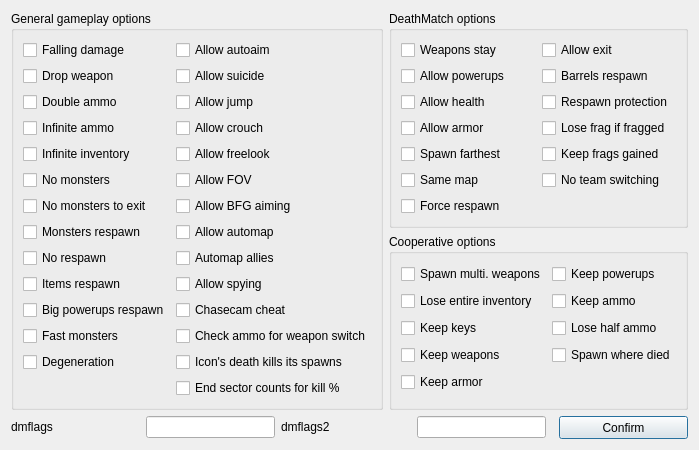
<?xml version="1.0" encoding="UTF-8"?>
<ui version="4.0">
 <class>DMFlagsDialog</class>
 <widget class="QDialog" name="DMFlagsDialog">
  <property name="windowModality">
   <enum>Qt::WindowModal</enum>
  </property>
  <property name="geometry">
   <rect>
    <x>0</x>
    <y>0</y>
    <width>695</width>
    <height>400</height>
   </rect>
  </property>
  <property name="sizePolicy">
   <sizepolicy hsizetype="Fixed" vsizetype="Fixed">
    <horstretch>0</horstretch>
    <verstretch>0</verstretch>
   </sizepolicy>
  </property>
  <property name="maximumSize">
   <size>
    <width>16777215</width>
    <height>16777215</height>
   </size>
  </property>
  <property name="windowTitle">
   <string>Dialog</string>
  </property>
  <layout class="QVBoxLayout" name="verticalLayout">
   <item>
    <layout class="QGridLayout" name="gridLayout">
     <item row="0" column="0" rowspan="2">
      <widget class="QGroupBox" name="groupBox">
       <property name="title">
        <string>General gameplay options</string>
       </property>
       <layout class="QGridLayout" name="gridLayout_2">
        <item row="7" column="1">
         <widget class="QCheckBox" name="allowAutomap">
          <property name="toolTip">
           <string>&lt;html&gt;&lt;head/&gt;&lt;body&gt;&lt;p&gt;If unchecked, automap is disabled for all players.&lt;/p&gt;&lt;/body&gt;&lt;/html&gt;</string>
          </property>
          <property name="text">
           <string>Allow automap</string>
          </property>
         </widget>
        </item>
        <item row="4" column="1">
         <widget class="QCheckBox" name="allowFreelook">
          <property name="toolTip">
           <string>&lt;html&gt;&lt;head/&gt;&lt;body&gt;&lt;p&gt;Allows or disallows looking up and down. When 'partially checked', it uses the MAPINFO settings, while 'checked' and 'unchecked' override them.&lt;/p&gt;&lt;/body&gt;&lt;/html&gt;</string>
          </property>
          <property name="text">
           <string>Allow freelook</string>
          </property>
          <property name="tristate">
           <bool>true</bool>
          </property>
         </widget>
        </item>
        <item row="1" column="1">
         <widget class="QCheckBox" name="allowSuicide">
          <property name="toolTip">
           <string>&lt;html&gt;&lt;head/&gt;&lt;body&gt;&lt;p&gt;If disabled, forbids to use the 'kill' command to commit suicide.&lt;/p&gt;&lt;/body&gt;&lt;/html&gt;</string>
          </property>
          <property name="text">
           <string>Allow suicide</string>
          </property>
         </widget>
        </item>
        <item row="12" column="1">
         <widget class="QCheckBox" name="iconsDeathKillsItsSpawns">
          <property name="toolTip">
           <string>&lt;html&gt;&lt;head/&gt;&lt;body&gt;&lt;p&gt;This option makes it so the death of the BossBrain kill all monsters created by the BossEye before ending the level, allowing a 100% kill tally on the intermission screen.&lt;/p&gt;&lt;/body&gt;&lt;/html&gt;</string>
          </property>
          <property name="text">
           <string>Icon's death kills its spawns</string>
          </property>
         </widget>
        </item>
        <item row="5" column="1">
         <widget class="QCheckBox" name="allowFOV">
          <property name="toolTip">
           <string>&lt;html&gt;&lt;head/&gt;&lt;body&gt;&lt;p&gt;When unchecked, only the arbitrator will be able to set the horizontal field-of-view with the fov command, and the arbitrator's FOV will be used for all players.&lt;/p&gt;&lt;/body&gt;&lt;/html&gt;</string>
          </property>
          <property name="text">
           <string>Allow FOV</string>
          </property>
         </widget>
        </item>
        <item row="2" column="1">
         <widget class="QCheckBox" name="allowJump">
          <property name="toolTip">
           <string>&lt;html&gt;&lt;head/&gt;&lt;body&gt;&lt;p&gt;Allows or disallows jumping. When 'partially checked', it uses the MAPINFO settings, while 'checked' and 'unchecked' override them.&lt;/p&gt;&lt;/body&gt;&lt;/html&gt;</string>
          </property>
          <property name="text">
           <string>Allow jump</string>
          </property>
         </widget>
        </item>
        <item row="6" column="1">
         <widget class="QCheckBox" name="allowBFGAiming">
          <property name="toolTip">
           <string>&lt;html&gt;&lt;head/&gt;&lt;body&gt;&lt;p&gt;When unchecked, prevents manual aiming of the BFG9000. It will still aim up or down if you shoot it at something, but you will not be able to, for instance, shoot it at the ground. (A common trick consists in aiming at the ground so the ball explodes sooner and opponents have less time to move away from the hitscan tracers.)&lt;/p&gt;&lt;/body&gt;&lt;/html&gt;</string>
          </property>
          <property name="text">
           <string>Allow BFG aiming</string>
          </property>
         </widget>
        </item>
        <item row="13" column="1">
         <widget class="QCheckBox" name="endSectorCountsForKill">
          <property name="toolTip">
           <string>&lt;html&gt;&lt;head/&gt;&lt;body&gt;&lt;p&gt;This option makes monsters placed in sectors with the dDamage_End type (as used in Doom E1M8) not count towards the total.&lt;/p&gt;&lt;/body&gt;&lt;/html&gt;</string>
          </property>
          <property name="text">
           <string>End sector counts for kill %</string>
          </property>
         </widget>
        </item>
        <item row="3" column="1">
         <widget class="QCheckBox" name="allowCrouch">
          <property name="toolTip">
           <string>&lt;html&gt;&lt;head/&gt;&lt;body&gt;&lt;p&gt;Allows or disallows crouching. When 'partially checked', it uses the MAPINFO settings, while 'checked' and 'unchecked' override them.&lt;/p&gt;&lt;/body&gt;&lt;/html&gt;</string>
          </property>
          <property name="text">
           <string>Allow crouch</string>
          </property>
         </widget>
        </item>
        <item row="8" column="1">
         <widget class="QCheckBox" name="automapAllies">
          <property name="toolTip">
           <string>&lt;html&gt;&lt;head/&gt;&lt;body&gt;&lt;p&gt;Selects whether allies are shown on the automap.&lt;/p&gt;&lt;/body&gt;&lt;/html&gt;</string>
          </property>
          <property name="text">
           <string>Automap allies</string>
          </property>
         </widget>
        </item>
        <item row="11" column="1">
         <widget class="QCheckBox" name="checkAmmoForWeaponSwitch">
          <property name="toolTip">
           <string>&lt;html&gt;&lt;head/&gt;&lt;body&gt;&lt;p&gt;Chooses whether having ammunition in your inventory is needed to be able to switch to a weapon.&lt;/p&gt;&lt;/body&gt;&lt;/html&gt;</string>
          </property>
          <property name="text">
           <string>Check ammo for weapon switch</string>
          </property>
         </widget>
        </item>
        <item row="9" column="1">
         <widget class="QCheckBox" name="allowSpying">
          <property name="toolTip">
           <string>&lt;html&gt;&lt;head/&gt;&lt;body&gt;&lt;p&gt;Allows or disallows spying on other players.&lt;/p&gt;&lt;/body&gt;&lt;/html&gt;</string>
          </property>
          <property name="text">
           <string>Allow spying</string>
          </property>
         </widget>
        </item>
        <item row="10" column="1">
         <widget class="QCheckBox" name="chasecamCheat">
          <property name="toolTip">
           <string>&lt;html&gt;&lt;head/&gt;&lt;body&gt;&lt;p&gt;Permits to use the chasecam (third-person camera) even if sv_cheats is off.&lt;/p&gt;&lt;/body&gt;&lt;/html&gt;</string>
          </property>
          <property name="text">
           <string>Chasecam cheat</string>
          </property>
         </widget>
        </item>
        <item row="0" column="1">
         <widget class="QCheckBox" name="allowAutoAim">
          <property name="toolTip">
           <string>&lt;html&gt;&lt;head/&gt;&lt;body&gt;&lt;p&gt;If unchecked, autoaim is disabled for all players.&lt;/p&gt;&lt;/body&gt;&lt;/html&gt;</string>
          </property>
          <property name="text">
           <string>Allow autoaim</string>
          </property>
         </widget>
        </item>
        <item row="0" column="0">
         <widget class="QCheckBox" name="fallingDamage">
          <property name="toolTip">
           <string>&lt;html&gt;&lt;head/&gt;&lt;body&gt;&lt;p&gt;Damages the player when they fall too far; uses old ZDoom damage calculation&lt;/p&gt;&lt;/body&gt;&lt;/html&gt;</string>
          </property>
          <property name="text">
           <string>Falling damage</string>
          </property>
         </widget>
        </item>
        <item row="1" column="0">
         <widget class="QCheckBox" name="dropWeapon">
          <property name="toolTip">
           <string>&lt;html&gt;&lt;head/&gt;&lt;body&gt;&lt;p&gt;Players will drop their weapons when they die.&lt;/p&gt;&lt;/body&gt;&lt;/html&gt;</string>
          </property>
          <property name="text">
           <string>Drop weapon</string>
          </property>
         </widget>
        </item>
        <item row="2" column="0">
         <widget class="QCheckBox" name="doubleAmmo">
          <property name="toolTip">
           <string>&lt;html&gt;&lt;head/&gt;&lt;body&gt;&lt;p&gt;Ammo pickups provide twice as much ammo as normal. (The actual multiplier can be modified by the DoubleAmmoFactor property of custom skills.)&lt;/p&gt;&lt;/body&gt;&lt;/html&gt;</string>
          </property>
          <property name="text">
           <string>Double ammo</string>
          </property>
         </widget>
        </item>
        <item row="3" column="0">
         <widget class="QCheckBox" name="infAmmo">
          <property name="toolTip">
           <string>&lt;html&gt;&lt;head/&gt;&lt;body&gt;&lt;p&gt;Firing a weapon will not use any ammo.&lt;/p&gt;&lt;/body&gt;&lt;/html&gt;</string>
          </property>
          <property name="text">
           <string>Infinite ammo</string>
          </property>
         </widget>
        </item>
        <item row="4" column="0">
         <widget class="QCheckBox" name="infInventory">
          <property name="toolTip">
           <string>&lt;html&gt;&lt;head/&gt;&lt;body&gt;&lt;p&gt;Using an inventory item will not expend it.&lt;/p&gt;&lt;/body&gt;&lt;/html&gt;</string>
          </property>
          <property name="text">
           <string>Infinite inventory</string>
          </property>
         </widget>
        </item>
        <item row="5" column="0">
         <widget class="QCheckBox" name="noMonsters">
          <property name="toolTip">
           <string>&lt;html&gt;&lt;head/&gt;&lt;body&gt;&lt;p&gt;Enables or disables monsters in the level.&lt;/p&gt;&lt;/body&gt;&lt;/html&gt;</string>
          </property>
          <property name="text">
           <string>No monsters</string>
          </property>
         </widget>
        </item>
        <item row="6" column="0">
         <widget class="QCheckBox" name="noMonstersToExit">
          <property name="toolTip">
           <string>&lt;html&gt;&lt;head/&gt;&lt;body&gt;&lt;p&gt;Exiting the level is not possible as long as there remain monsters.&lt;/p&gt;&lt;/body&gt;&lt;/html&gt;</string>
          </property>
          <property name="text">
           <string>No monsters to exit</string>
          </property>
         </widget>
        </item>
        <item row="7" column="0">
         <widget class="QCheckBox" name="monstersRespawn">
          <property name="toolTip">
           <string>&lt;html&gt;&lt;head/&gt;&lt;body&gt;&lt;p&gt;Monsters will respawn after they have been killed, regardless of skill settings.&lt;/p&gt;&lt;/body&gt;&lt;/html&gt;</string>
          </property>
          <property name="text">
           <string>Monsters respawn</string>
          </property>
         </widget>
        </item>
        <item row="8" column="0">
         <widget class="QCheckBox" name="noRespawn">
          <property name="toolTip">
           <string>&lt;html&gt;&lt;head/&gt;&lt;body&gt;&lt;p&gt;Dead players are not allowed to respawn.&lt;/p&gt;&lt;/body&gt;&lt;/html&gt;</string>
          </property>
          <property name="text">
           <string>No respawn</string>
          </property>
         </widget>
        </item>
        <item row="9" column="0">
         <widget class="QCheckBox" name="itemsRespawn">
          <property name="toolTip">
           <string>&lt;html&gt;&lt;head/&gt;&lt;body&gt;&lt;p&gt;Items will respawn after they have been picked up.&lt;/p&gt;&lt;/body&gt;&lt;/html&gt;</string>
          </property>
          <property name="text">
           <string>Items respawn</string>
          </property>
         </widget>
        </item>
        <item row="10" column="0">
         <widget class="QCheckBox" name="bigPowerupsRespawn">
          <property name="toolTip">
           <string>&lt;html&gt;&lt;head/&gt;&lt;body&gt;&lt;p&gt;Items with the INVENTORY.BIGPOWERUP flag such as Doom's invulnerability sphere and blur sphere will be able to respawn like regular items.&lt;/p&gt;&lt;/body&gt;&lt;/html&gt;</string>
          </property>
          <property name="text">
           <string>Big powerups respawn</string>
          </property>
         </widget>
        </item>
        <item row="11" column="0">
         <widget class="QCheckBox" name="fastMonsters">
          <property name="toolTip">
           <string>&lt;html&gt;&lt;head/&gt;&lt;body&gt;&lt;p&gt;Monsters are more aggressive, and both they and projectiles use their FastSpeed property instead of their speed; as if a skill with the FastMonsters property was used.&lt;/p&gt;&lt;/body&gt;&lt;/html&gt;</string>
          </property>
          <property name="text">
           <string>Fast monsters</string>
          </property>
         </widget>
        </item>
        <item row="12" column="0">
         <widget class="QCheckBox" name="degeneration">
          <property name="toolTip">
           <string>&lt;html&gt;&lt;head/&gt;&lt;body&gt;&lt;p&gt;A player's health above the normal maximum will decrease every second until it falls back to said normal maximum. Health degeneration is normally one point per second, but if the player's health is less than five points above the maximum, it will snap back instantly.&lt;/p&gt;&lt;/body&gt;&lt;/html&gt;</string>
          </property>
          <property name="text">
           <string>Degeneration</string>
          </property>
         </widget>
        </item>
       </layout>
      </widget>
     </item>
     <item row="1" column="1">
      <widget class="QGroupBox" name="groupBox_3">
       <property name="title">
        <string>Cooperative options</string>
       </property>
       <layout class="QGridLayout" name="gridLayout_4">
        <item row="0" column="0">
         <widget class="QCheckBox" name="spawnMultiWeapons">
          <property name="toolTip">
           <string>&lt;html&gt;&lt;head/&gt;&lt;body&gt;&lt;p&gt;Weapons that are flagged to appear only in multiplayer are not spawned when playing in cooperative mode.&lt;/p&gt;&lt;/body&gt;&lt;/html&gt;</string>
          </property>
          <property name="text">
           <string>Spawn multi. weapons</string>
          </property>
         </widget>
        </item>
        <item row="0" column="1">
         <widget class="QCheckBox" name="keepPowerups">
          <property name="toolTip">
           <string>&lt;html&gt;&lt;head/&gt;&lt;body&gt;&lt;p&gt;A respawning player's powerups are reset to normal starting conditions in cooperative mode.&lt;/p&gt;&lt;/body&gt;&lt;/html&gt;</string>
          </property>
          <property name="text">
           <string>Keep powerups</string>
          </property>
         </widget>
        </item>
        <item row="1" column="0">
         <widget class="QCheckBox" name="loseEntireInventory">
          <property name="toolTip">
           <string>&lt;html&gt;&lt;head/&gt;&lt;body&gt;&lt;p&gt;Player's inventory (including ammo, armor, keys, powerups, and weapons) is reset to normal starting conditions when respawning after death.&lt;/p&gt;&lt;/body&gt;&lt;/html&gt;</string>
          </property>
          <property name="text">
           <string>Lose entire inventory</string>
          </property>
         </widget>
        </item>
        <item row="1" column="1">
         <widget class="QCheckBox" name="keepAmmo">
          <property name="toolTip">
           <string>&lt;html&gt;&lt;head/&gt;&lt;body&gt;&lt;p&gt;A respawning player's ammo counts are reset to normal starting conditions in cooperative mode.&lt;/p&gt;&lt;/body&gt;&lt;/html&gt;</string>
          </property>
          <property name="text">
           <string>Keep ammo</string>
          </property>
         </widget>
        </item>
        <item row="2" column="0">
         <widget class="QCheckBox" name="keepKeys">
          <property name="toolTip">
           <string>&lt;html&gt;&lt;head/&gt;&lt;body&gt;&lt;p&gt;A respawning player's keys are reset to normal starting conditions in cooperative mode.&lt;/p&gt;&lt;/body&gt;&lt;/html&gt;</string>
          </property>
          <property name="text">
           <string>Keep keys</string>
          </property>
         </widget>
        </item>
        <item row="2" column="1">
         <widget class="QCheckBox" name="loseHalfAmmo">
          <property name="toolTip">
           <string>&lt;html&gt;&lt;head/&gt;&lt;body&gt;&lt;p&gt;Players respawn with half the ammo they had when they died (but not less than the normal starting amount).&lt;/p&gt;&lt;/body&gt;&lt;/html&gt;</string>
          </property>
          <property name="text">
           <string>Lose half ammo</string>
          </property>
         </widget>
        </item>
        <item row="3" column="0">
         <widget class="QCheckBox" name="keepWeapons">
          <property name="toolTip">
           <string>&lt;html&gt;&lt;head/&gt;&lt;body&gt;&lt;p&gt;A respawning player's weapons are reset to normal starting conditions in cooperative mode.&lt;/p&gt;&lt;/body&gt;&lt;/html&gt;</string>
          </property>
          <property name="text">
           <string>Keep weapons</string>
          </property>
         </widget>
        </item>
        <item row="3" column="1">
         <widget class="QCheckBox" name="spawnWhereDied">
          <property name="toolTip">
           <string>&lt;html&gt;&lt;head/&gt;&lt;body&gt;&lt;p&gt;A player respawns at the place of death (unless it was in an instant-death sector) instead of at the player start.&lt;/p&gt;&lt;/body&gt;&lt;/html&gt;</string>
          </property>
          <property name="text">
           <string>Spawn where died</string>
          </property>
         </widget>
        </item>
        <item row="4" column="0">
         <widget class="QCheckBox" name="keepArmor">
          <property name="toolTip">
           <string>&lt;html&gt;&lt;head/&gt;&lt;body&gt;&lt;p&gt;A respawning player's armor is reset to normal starting conditions in cooperative mode.&lt;/p&gt;&lt;/body&gt;&lt;/html&gt;</string>
          </property>
          <property name="text">
           <string>Keep armor</string>
          </property>
         </widget>
        </item>
       </layout>
      </widget>
     </item>
     <item row="0" column="1">
      <widget class="QGroupBox" name="groupBox_2">
       <property name="title">
        <string>DeathMatch options</string>
       </property>
       <layout class="QGridLayout" name="gridLayout_3">
        <item row="0" column="0">
         <widget class="QCheckBox" name="weaponsStay">
          <property name="toolTip">
           <string>&lt;html&gt;&lt;head/&gt;&lt;body&gt;&lt;p&gt;Weapons will not disappear when a player picks them up. This does not apply to weapons dropped by monsters or other players.&lt;/p&gt;&lt;/body&gt;&lt;/html&gt;</string>
          </property>
          <property name="text">
           <string>Weapons stay</string>
          </property>
         </widget>
        </item>
        <item row="0" column="1">
         <widget class="QCheckBox" name="allowExit">
          <property name="toolTip">
           <string>&lt;html&gt;&lt;head/&gt;&lt;body&gt;&lt;p&gt;If exit is disallowed, activating an exit line (switch or teleporter) kills the player instead; the level can only be left once the time limit or frag limit hits.&lt;/p&gt;&lt;/body&gt;&lt;/html&gt;</string>
          </property>
          <property name="text">
           <string>Allow exit</string>
          </property>
         </widget>
        </item>
        <item row="1" column="0">
         <widget class="QCheckBox" name="allowPowerups">
          <property name="toolTip">
           <string>&lt;html&gt;&lt;head/&gt;&lt;body&gt;&lt;p&gt;When unchecked, no powerups or artifacts will be spawned on the next map loaded.&lt;/p&gt;&lt;/body&gt;&lt;/html&gt;</string>
          </property>
          <property name="text">
           <string>Allow powerups</string>
          </property>
         </widget>
        </item>
        <item row="1" column="1">
         <widget class="QCheckBox" name="barrelsRespawn">
          <property name="toolTip">
           <string>&lt;html&gt;&lt;head/&gt;&lt;body&gt;&lt;p&gt;Allows barrels, or any other actor calling A_BarrelDestroy to respawn after destruction.&lt;/p&gt;&lt;/body&gt;&lt;/html&gt;</string>
          </property>
          <property name="text">
           <string>Barrels respawn</string>
          </property>
         </widget>
        </item>
        <item row="2" column="0">
         <widget class="QCheckBox" name="allowHealth">
          <property name="toolTip">
           <string>&lt;html&gt;&lt;head/&gt;&lt;body&gt;&lt;p&gt;When unchecked, no health items will be spawned on the next map loaded. (This also includes the berserk and the megasphere.)&lt;/p&gt;&lt;/body&gt;&lt;/html&gt;</string>
          </property>
          <property name="text">
           <string>Allow health</string>
          </property>
         </widget>
        </item>
        <item row="2" column="1">
         <widget class="QCheckBox" name="respawnProtection">
          <property name="toolTip">
           <string>&lt;html&gt;&lt;head/&gt;&lt;body&gt;&lt;p&gt;This gives a few seconds of invulnerability to respawning players in order to prevent &amp;quot;spawn camping&amp;quot;.&lt;/p&gt;&lt;/body&gt;&lt;/html&gt;</string>
          </property>
          <property name="text">
           <string>Respawn protection</string>
          </property>
         </widget>
        </item>
        <item row="3" column="0">
         <widget class="QCheckBox" name="allowArmor">
          <property name="toolTip">
           <string>&lt;html&gt;&lt;head/&gt;&lt;body&gt;&lt;p&gt;When unchecked, no armor will be spawned on the next map loaded. (This also includes the megasphere.)&lt;/p&gt;&lt;/body&gt;&lt;/html&gt;</string>
          </property>
          <property name="text">
           <string>Allow armor</string>
          </property>
         </widget>
        </item>
        <item row="3" column="1">
         <widget class="QCheckBox" name="loseFragIfFragged">
          <property name="toolTip">
           <string>&lt;html&gt;&lt;head/&gt;&lt;body&gt;&lt;p&gt;Player's frag count is decreased each time this player is killed.&lt;/p&gt;&lt;/body&gt;&lt;/html&gt;</string>
          </property>
          <property name="text">
           <string>Lose frag if fragged</string>
          </property>
         </widget>
        </item>
        <item row="4" column="0">
         <widget class="QCheckBox" name="spawnFarthest">
          <property name="toolTip">
           <string>&lt;html&gt;&lt;head/&gt;&lt;body&gt;&lt;p&gt;Game will attempt to respawn players at the spawn point the farthest away from other players.&lt;/p&gt;&lt;/body&gt;&lt;/html&gt;</string>
          </property>
          <property name="text">
           <string>Spawn farthest</string>
          </property>
         </widget>
        </item>
        <item row="4" column="1">
         <widget class="QCheckBox" name="keepFragsGained">
          <property name="toolTip">
           <string>&lt;html&gt;&lt;head/&gt;&lt;body&gt;&lt;p&gt;Players keep their frag count from one map to the next.&lt;/p&gt;&lt;/body&gt;&lt;/html&gt;</string>
          </property>
          <property name="text">
           <string>Keep frags gained</string>
          </property>
         </widget>
        </item>
        <item row="5" column="0">
         <widget class="QCheckBox" name="sameMap">
          <property name="toolTip">
           <string>&lt;html&gt;&lt;head/&gt;&lt;body&gt;&lt;p&gt;The level is restarted after the exit intermission, instead of moving on to the next map. The only way to go to a different level is with the changemap command.&lt;/p&gt;&lt;/body&gt;&lt;/html&gt;</string>
          </property>
          <property name="text">
           <string>Same map</string>
          </property>
         </widget>
        </item>
        <item row="5" column="1">
         <widget class="QCheckBox" name="noTeamSwitching">
          <property name="toolTip">
           <string>&lt;html&gt;&lt;head/&gt;&lt;body&gt;&lt;p&gt;Players cannot change teams in a teamplay match after the map has started.&lt;/p&gt;&lt;/body&gt;&lt;/html&gt;</string>
          </property>
          <property name="text">
           <string>No team switching</string>
          </property>
         </widget>
        </item>
        <item row="6" column="0">
         <widget class="QCheckBox" name="forceRespawn">
          <property name="toolTip">
           <string>&lt;html&gt;&lt;head/&gt;&lt;body&gt;&lt;p&gt;This automatically respawns players after a few seconds instead of letting them wait as long as they want.&lt;/p&gt;&lt;/body&gt;&lt;/html&gt;</string>
          </property>
          <property name="text">
           <string>Force respawn</string>
          </property>
         </widget>
        </item>
       </layout>
      </widget>
     </item>
    </layout>
   </item>
   <item>
    <layout class="QHBoxLayout" name="horizontalLayout">
     <item>
      <widget class="QLabel" name="dmflags1_label">
       <property name="sizePolicy">
        <sizepolicy hsizetype="Minimum" vsizetype="Fixed">
         <horstretch>0</horstretch>
         <verstretch>0</verstretch>
        </sizepolicy>
       </property>
       <property name="text">
        <string>dmflags</string>
       </property>
      </widget>
     </item>
     <item>
      <widget class="QLineEdit" name="dmflags1_line">
       <property name="sizePolicy">
        <sizepolicy hsizetype="Minimum" vsizetype="Fixed">
         <horstretch>0</horstretch>
         <verstretch>0</verstretch>
        </sizepolicy>
       </property>
       <property name="minimumSize">
        <size>
         <width>75</width>
         <height>20</height>
        </size>
       </property>
       <property name="text">
        <string/>
       </property>
       <property name="maxLength">
        <number>128</number>
       </property>
      </widget>
     </item>
     <item>
      <widget class="QLabel" name="dmflags2_label">
       <property name="sizePolicy">
        <sizepolicy hsizetype="Minimum" vsizetype="Fixed">
         <horstretch>0</horstretch>
         <verstretch>0</verstretch>
        </sizepolicy>
       </property>
       <property name="text">
        <string>dmflags2</string>
       </property>
      </widget>
     </item>
     <item>
      <widget class="QLineEdit" name="dmflags2_line">
       <property name="sizePolicy">
        <sizepolicy hsizetype="Minimum" vsizetype="Fixed">
         <horstretch>0</horstretch>
         <verstretch>0</verstretch>
        </sizepolicy>
       </property>
       <property name="minimumSize">
        <size>
         <width>75</width>
         <height>20</height>
        </size>
       </property>
       <property name="text">
        <string/>
       </property>
       <property name="maxLength">
        <number>128</number>
       </property>
      </widget>
     </item>
     <item>
      <spacer name="spacer">
       <property name="orientation">
        <enum>Qt::Horizontal</enum>
       </property>
      </spacer>
     </item>
     <item>
      <widget class="QPushButton" name="confirm_btn">
       <property name="minimumSize">
        <size>
         <width>0</width>
         <height>23</height>
        </size>
       </property>
       <property name="text">
        <string>Confirm</string>
       </property>
      </widget>
     </item>
    </layout>
   </item>
  </layout>
 </widget>
 <resources/>
 <connections/>
</ui>
